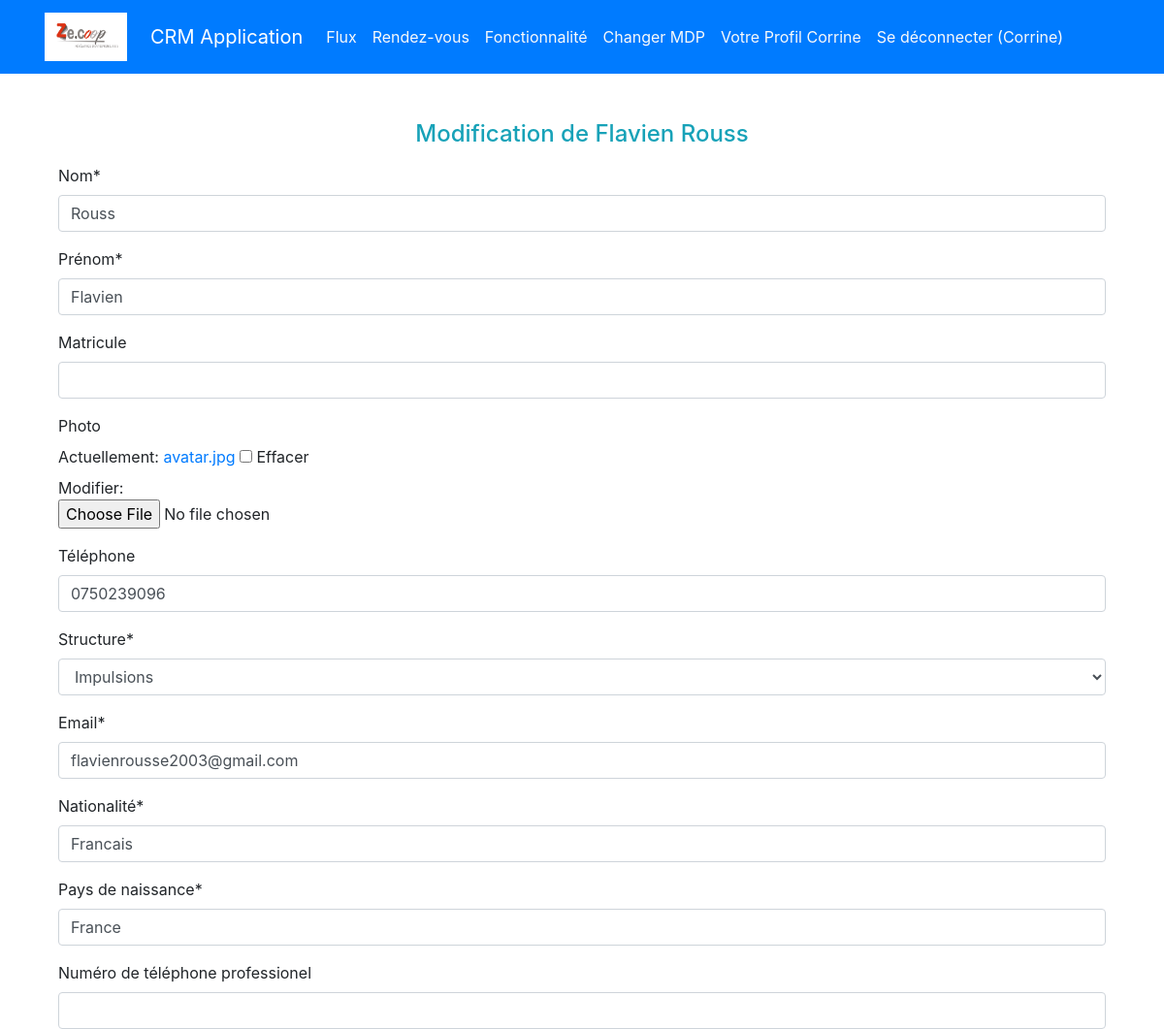
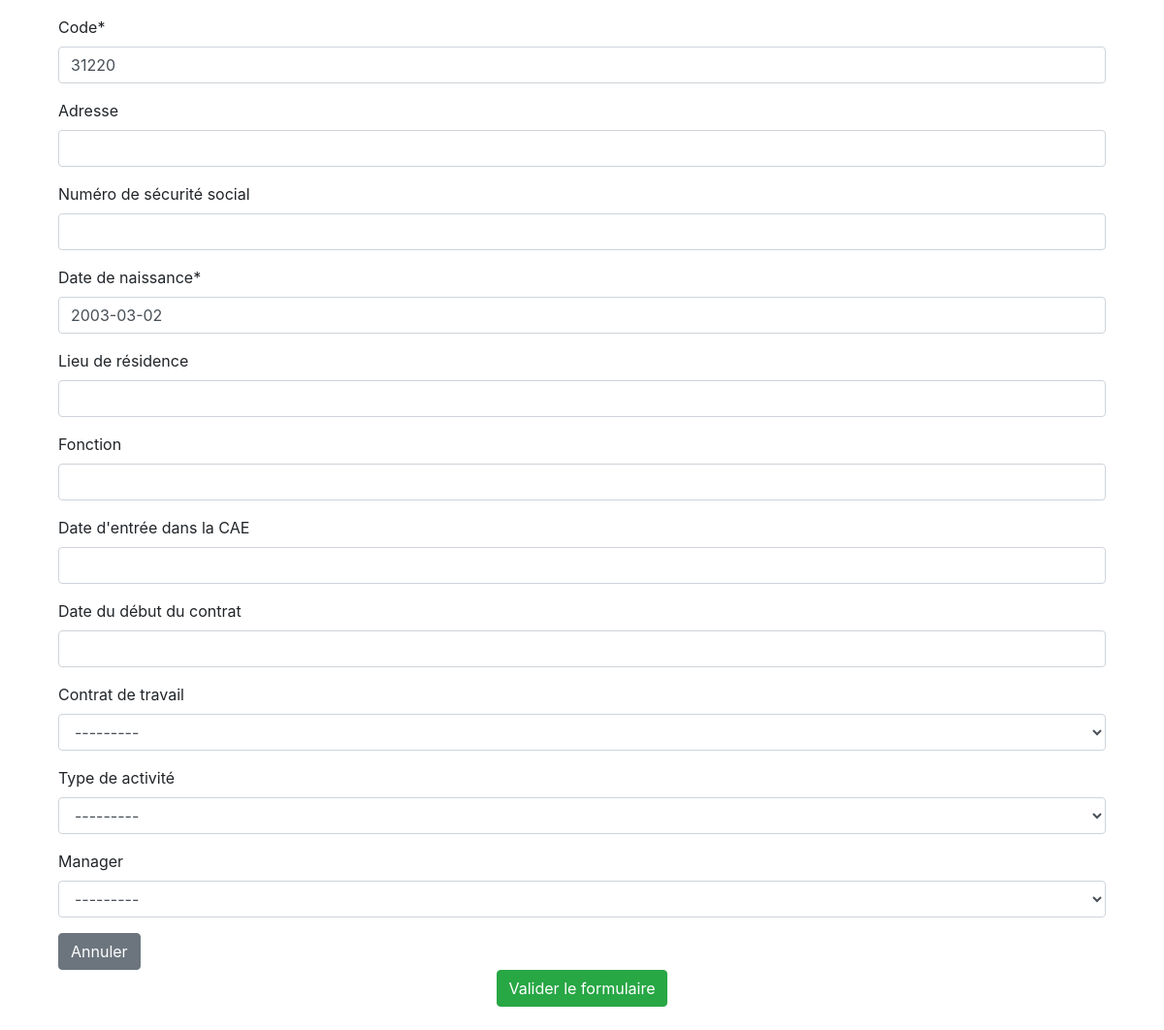
Screenshot of /home/1/update/ (signed in) with the database file from the repository (2 pictures, top to bottom).
### authentification/models.py (models this page shows)
class User(AbstractUser):
    pass

### appflux/models.py (models this page shows, shortened)
class Entrepreneur(models.Model):
    STRUCTURE = (
    ('Impulsions', 'Impulsions'),
    ('Eclosion', 'Eclosions')
)
    nom = models.CharField (max_length=30,)
    prenom = models.CharField(max_length=30, verbose_name="prénom")
    matricule = models.CharField(max_length=30, blank=True)
    photo = models.ImageField(default='avatar.jpg', upload_to='entrepreneur_avatars', blank=True,)
    telephone = models.CharField(max_length=15 ,blank=True, verbose_name="téléphone")
    structure = models.CharField(max_length=40, choices=STRUCTURE)
    email =  models.EmailField()
    nationalite = models.CharField(max_length=150, verbose_name="nationalité")
    naissance = models.CharField(max_length=100, verbose_name="pays de naissance",)
    numero = models.CharField( max_length=15 ,verbose_name="numéro de téléphone professionel", blank=True)
    adresse_postal = models.CharField(max_length=200, verbose_name="Code")
    adresse = models.CharField(max_length=200, blank=True, null=True)
    securite_social = models.CharField(max_length=240, blank=True, verbose_name=" Numéro de sécurité social")
    date_naissance = models.DateField(verbose_name="date de naissance")
    ville = models.CharField(max_length=120, verbose_name="lieu de résidence", blank=True )
    fonction = models.CharField(max_length=240, blank=True,)
    date_entree = models.DateField(blank=True, null= True, verbose_name="date d'entrée dans la CAE")
    debut = models.DateField(blank=True, null=True, verbose_name="date du début du contrat")
    motif = models.CharField(max_length=240, blank=True, verbose_name=' Contrat de travail', choices=TRAVAIL)
    activite = models.CharField(max_length=40, blank=True, verbose_name="type de activité", choices=ACTIVITE)
    manager = models.ForeignKey(User, on_delete=models.CASCADE, null=True, blank=True)

### appflux/views.py (the view, shortened to what this page needs)
# urls.py: path('home/<int:pk>/update/', appflux.views.UpdateEntrepreneur.as_view(), name='update_entrepreneur'),
class UpdateEntrepreneur(LoginRequiredMixin, UpdateView):
    model = Entrepreneur
    form_class =  EntrepreneurForm
    template_name = 'appflux/form.html'

### appflux/forms.py
class EntrepreneurForm(ModelForm):
    class Meta:
       model = Entrepreneur
       fields = '__all__'

### appflux/templates/appflux/form.html (shortened to what this page needs)
{% extends 'base.html' %}
{% block content %}
{% load crispy_forms_tags %}
{% if object %}
<h4 class="text-info text-center"> Modification de {{object.prenom}}  {{object.nom}}</h4>
{% else %}
<h4 class = "text-info text-center" > Creation d'un entrepreneur</h4>
{% endif %}
<div class="container mt-3">
    <form method="POST" enctype="multipart/form-data" action="" style="height: min-content; ">
        <div class = "col-sm-12">
            {{ form|crispy }}
                {% if object %}
                <a href = "{% url 'entrepreneur_detail' object.id %}" class="btn btn-secondary">Annuler</a>
                {% else %}
                <a href = "{% url 'home'  %}" > Annuler</a>
                {% endif %}
            </div>
        </div>
        <div class="text-center">
        <input class="btn btn-success text-center" type="submit" value="Valider le formulaire">
        </div>
{% endblock content %}

### templates/base.html (shortened to what this page needs)
<!doctype html>
{% load static %}
<html lang="en">
<head>
    <link rel="stylesheet" href="https://cdn.jsdelivr.net/npm/bootstrap@4.3.1/dist/css/bootstrap.min.css"
>
</head>
<body>
<div class="bg-primary">
    <div class="container">
        <div class="row">
            <nav class="col navbar navbar-expand-lg navbar-dark">
                <img class="navbar-brand mr-4" src="{% static 'logo.jpg' %}" width="85" height="60" alt="Logo" accept=".jpg,.jpeg,.png"></br>
                <a class="navbar-brand" href="{% url 'home' %}">CRM Application</a>
                <div id="navbarContent" class="collapse navbar-collapse">
                    <ul class="navbar-nav">
                        {% if user.is_authenticated %}
                        <li class="nav-item ">
                            <a class="nav-link text-light"
                               href="{% url 'home' %}">Flux</a>
                        <li class="nav-item">
                            <a class="nav-link text-light"
                               href="{% url 'rendezvous' %}">Rendez-vous</a>
                        </li>
                        <li class="nav-item">
                            <a class="nav-link text-light"
                               href="{% url 'home' %}">Fonctionnalité</a>
                        </li>
                        <li class="nav-item ">
                            <a class="nav-link text-light"
                               href="{% url 'password_change' %}">Changer
                                MDP</a>
                        </li>
                        <li class="nav-item ">
                            <a class= "nav-link text-light"href="{% url 'profile' %}" title="Update my profile">Votre Profil {{request.user | title}}</a>
                        </li>
                        <li class="nav-item ">
                            <a class="nav-link text-light" href="{% url 'logout' %}">Se
                                déconnecter ({{ request.user }})</a>
                        {% endif %}
                    </ul>
                </div>
            </nav>
        </div>
    </div>
</div>
{% block content %}
{% endblock content %}
</body>
</html>

### rows the page displays
User: user "Corrine"
Entrepreneur: prenom "Flavien", nom "Rouss", telephone "0750239096", structure "Impulsions", email "flavienrousse2003@gmail.com", nationalite "Francais", naissance "France", adresse_postal "31220", date_naissance "2003-03-02", motif "---------", activite "---------", manager "---------"
